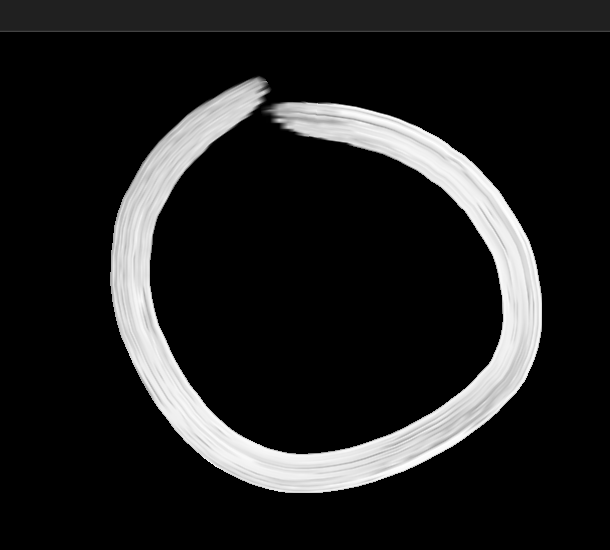
#> input picture Captured_images/0/0.png, 610 x 550 px; its folder holds only this picture in this run
$ jupyter execute --allow-errors handwritten_digit_recog.ipynb   (shell and % lines are left out)
#> lines starting #> are read from the running program, lines starting #| are printed output that depends on the picture
# Screen Capture

[cell 1]
def one_time():
    import pyscreenshot as ImageGrab
    import time
    images_folder = "Captured_images/9/"
    for i in range(0,10):
        time.sleep(8)
        im = ImageGrab.grab(bbox=(90,250,700,800)) #x1,y1,x2,y2
        print("Saved ",i)
        im.save(images_folder+str(i)+'.png')
        print("Clear screen and redraw again")

[cell 2]
import cv2
import csv
import glob

header = ["label"]
for i in range(0,784):
    header.append("pixel"+str(i))
with open('dataset.csv','a') as f:
    writer = csv.writer(f)
    writer.writerow(header)
for label in range(10):
    dirList = glob.glob("captured_images/"+str(label)+"/*.png")   #glob is used for extracting

    for img_path in dirList:
        im = cv2.imread(img_path)
#> im is the input picture: shape (550, 610, 3); min 0, max 255, mean 32.2
        im_gray = cv2.cvtColor(im,cv2.COLOR_BGR2GRAY)
        im_gray = cv2.GaussianBlur(im_gray,(15,15),0)
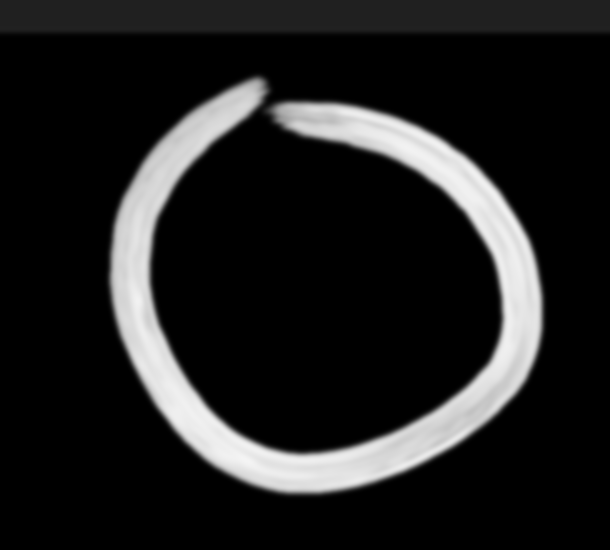
#> im_gray: shape (550, 610); min 0, max 244, mean 32.2
        roi = cv2.resize(im_gray,(28,28),interpolation=cv2.INTER_AREA)
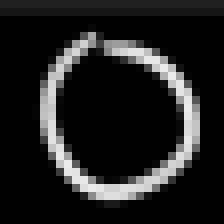
#> roi: shape (28, 28) (shown 8 times larger); min 0, max 236, mean 32.1

        data = []
        data.append(label)
        rows, cols = roi.shape
#> rows = 28; cols = 28

        for i in range(rows):
            for j in range(cols):
                k = roi[i,j]
                if k>100:
                    k=1
                else:
                    k=0
                data.append(k)
#> after the loop, data = 785 values, max 1 at index 124, min 0 at index 0, mean 0.141
        with open('dataset.csv','a') as f:
            writer = csv.writer(f)
            writer.writerow(data)
#> pass 2 of the loop `for label in range(10):`:
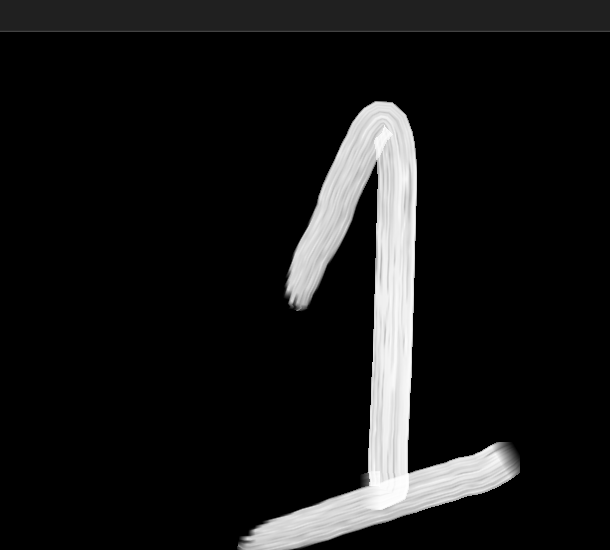
#> input picture Captured_images/1/0.png, 610 x 550 px
#> im is the input picture: shape (550, 610, 3); min 0, max 254, mean 22.8
#> `im_gray = cv2.GaussianBlur(im_gray,(15,15),0)`:
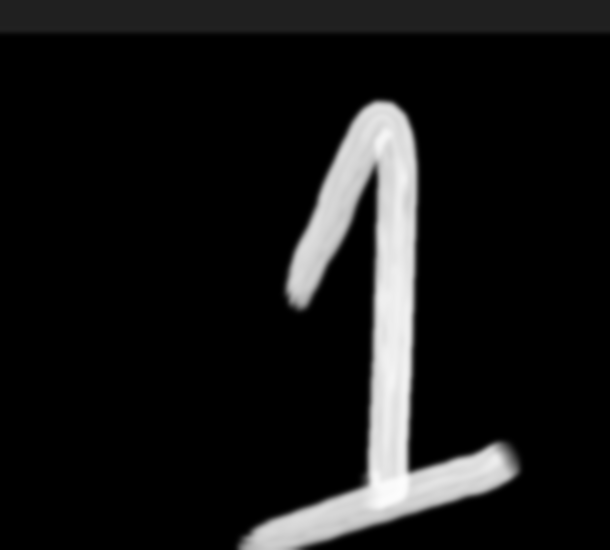
#> im_gray: shape (550, 610); min 0, max 252, mean 22.8
#> `roi = cv2.resize(im_gray,(28,28),interpolation=cv2.INTER_AREA)`:
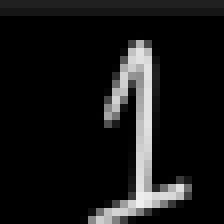
#> roi: shape (28, 28) (shown 8 times larger); min 0, max 240, mean 22.8
#> after the loop `for i in range(rows):`: data = 785 values, max 1 at index 0, min 0 at index 1, mean 0.102
